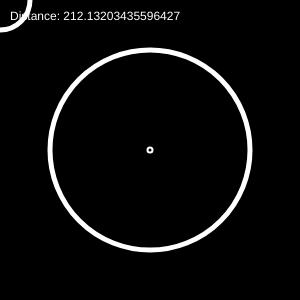
Frame 1 (no input)
Frame 60 (no input): identical to frame 1, image omitted
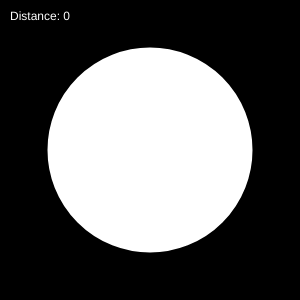
Frame 120 (the mouse pressed at the canvas centre since frame 60)

The p5.js sketch that drew these frames (run headless with seeded random() and noise() and a simulated clock; from frame 60 on, the mouse is pressed at the canvas centre):

// p5.js sketch
// ── sketch.js
function setup() {
  createCanvas(300, 300);
  ellipseMode(RADIUS);
}

function draw() {
  background(0);
  strokeWeight(5);
  stroke(255);

  //calculate the distance from the mouse to the center (150,150);
  var distToCenter = dist(mouseX, mouseY, 150, 150);
  
  //pick a fill for the circle
  if( floor(distToCenter/130)==0)
    fill(255);
  else
    noFill();

  
  //draw a circle, radius 100
  circle(150, 150, 100);
  circle(150,150,1);
  circle(mouseX,mouseY, 30)
  
  //display the distance from center.
  noStroke();
  fill(255);
  text("Distance: "+distToCenter,10,20);
  noFill();
}
